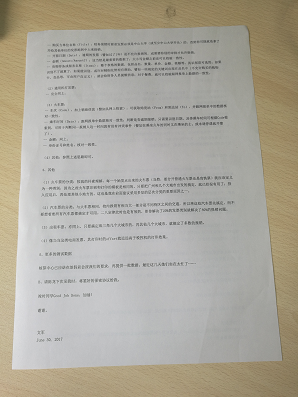
//> input picture 22/code/my_scanner/test_img/12.png, 298 x 397 px, given in place of 2.jpg, which was not available
$ ./01   (built with g++ and OpenCV 4)
//> lines starting //> are read from the running program, lines starting //| are printed output that depends on the picture; pictures that were not available may be replaced by others from this repository, and a replacement may not be noted
#include "highgui/highgui.hpp"
#include "opencv2/nonfree/nonfree.hpp"
#include "opencv2/legacy/legacy.hpp"
#include <iostream>

using namespace cv;
using namespace std;


int main()
{
    Mat image01 = imread("2.jpg", 1);    //右图
//> image01 is the input picture: 397 rows x 298 cols, CV_8UC3; mean B, G, R 156.5, 168.2, 172.7
    Mat image02 = imread("1.jpg", 1);    //左图
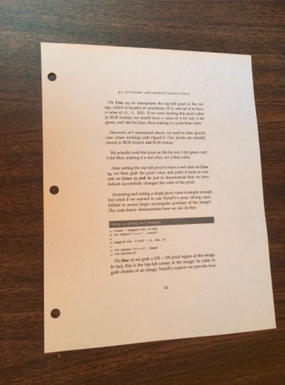
//> input picture 22/code/my_scanner/test_img/1.png, 285 x 385 px, given in place of 1.jpg, which was not available
//> image02 is the input picture: 385 rows x 285 cols, CV_8UC3; mean B, G, R 120.9, 139.4, 163.5
    namedWindow("p2", 0);
    namedWindow("p1", 0);
    imshow("p2", image01);
    imshow("p1", image02);

    //灰度图转换
    Mat image1, image2;
    cvtColor(image01, image1, CV_RGB2GRAY);
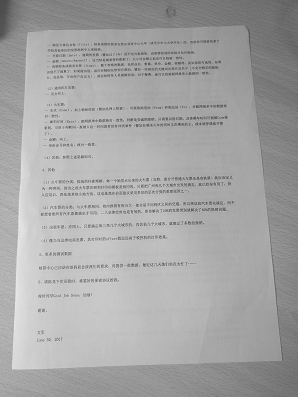
//> image1: 397 rows x 298 cols, CV_8UC1; min 65, max 231, mean 165.1
    cvtColor(image02, image2, CV_RGB2GRAY);
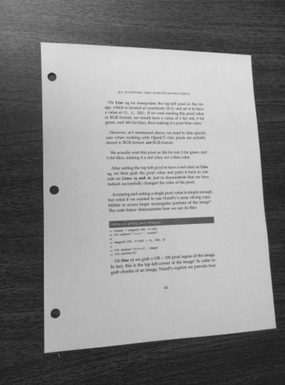
//> image2: 385 rows x 285 cols, CV_8UC1; min 25, max 225, mean 136.6


    //提取特征点
//> (the run ends here: the program needs code that is not available in this run, at `SurfFeatureDetector surfDetector(800);`)
